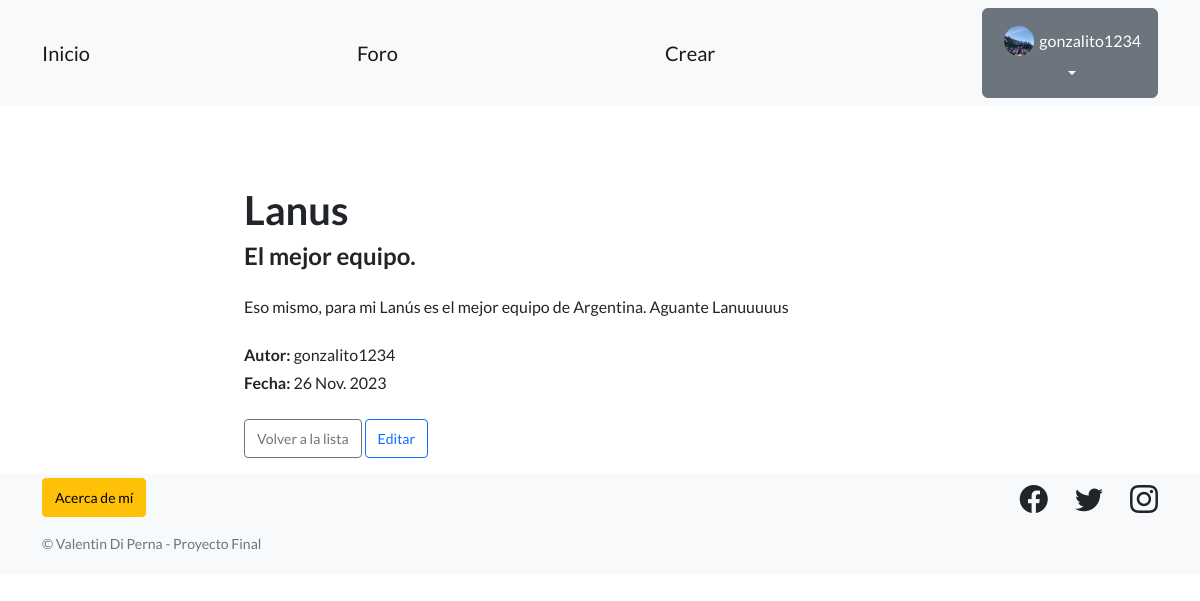
Page /pages/pageld/4/ (signed in) on the committed database.
### perfiles/models.py (models this page shows, shortened)
class Avatar(models.Model):
   user = models.OneToOneField(User, on_delete=models.CASCADE, null=True)
   imagen = models.ImageField(upload_to='avatares', null=True, blank=True)

### articulos/models.py (models this page shows, shortened)
class Articulo(models.Model):
    titulo = models.CharField(max_length=50)
    subtitulo = models.CharField(max_length=50)
    cuerpo = RichTextField()
    autor = models.ForeignKey(User, on_delete=models.SET_NULL, null=True)
    fecha = models.DateField(auto_now = True)
    destacado = models.BooleanField(default=False)

### articulos/views.py (the view)
# urls.py: path('pageld/<int:pk>/', ArticuloDetailView.as_view(), name='detalle_articulo'),
class ArticuloDetailView(DetailView):
    model = Articulo
    success_url = reverse_lazy('lista_articulos')

### articulos/templates/articulos/articulo_detail.html
{% extends "base.html" %}
{% block contenido %}
<div class="container mt-5">
  <div class="row">
      <div class="col-md-8 offset-md-2">
          <h1 class="post-heading">{{ object.titulo }}</h1>
          <h4 class="subheading">{{ object.subtitulo }}</h4>
          <div class="article-content mt-4">
              {{ object.cuerpo | safe }}
          </div>
          <div class="article-meta mt-4">
              <p class="mb-1"><strong>Autor:</strong> {{ object.autor }}</p>
              <p class="mb-0"><strong>Fecha:</strong> {{ object.fecha }}</p>
          </div>
          <div class="article-actions mt-4">
              <a href="{% url 'lista_articulos' %}" class="btn btn-outline-secondary btn-sm">Volver a la lista</a>
              <a href="{% url 'editar_articulo' object.id %}" class="btn btn-outline-primary btn-sm">Editar</a>
          </div>
      </div>
  </div>
</div>
{% endblock contenido %}

### templates_base/base.html (shortened to what this page needs)
{% load static %}
<!DOCTYPE html>
<html lang="en">
    <head>
        <link href="https://cdn.jsdelivr.net/npm/bootstrap-icons@1.5.0/font/bootstrap-icons.css" rel="stylesheet" type="text/css" />
        <link href="{% static 'css/styles.css' %}" rel="stylesheet" />
    </head>
    <body>
        <nav class="navbar navbar-expand-lg navbar-light bg-light static-top justify-content-center">
            <div class="container">
                <a class="navbar-brand" href="{% url 'inicio' %}">Inicio</a>
                <a class="navbar-brand" href="{% url 'lista_articulos' %}">Foro</a>
                <a class="navbar-brand" href="{% url 'crear_articulo' %}">Crear</a>
                {% if user.is_authenticated %}
                    <div class="dropdown">
                        <button class="btn btn-secondary dropdown-toggle" type="button" id="dropdownMenuButton1" data-bs-toggle="dropdown" aria-expanded="false">
                            <div class="d-flex align-items-center">
                                <img src="{{ user.avatar.imagen.url }}" style="width: 40px; height: 40px; object-fit: cover; border-radius: 50%; padding: 5px;">
                                <span>{{ user.username }}</span>
                            </div>
                        </button>
                    </div>
                {% else %}
                    <div class="d-flex">
                        <a class="btn btn-primary me-2" href="{% url 'login' %}">Iniciar Sesión</a>
                        <a class="btn btn-success" href="{% url 'registro' %}">Registro</a>
                    </div>
                {% endif %}
            </div>
        </nav>
        <section style="padding: 2rem 3rem 1rem;">
            {% block contenido %}
            {% endblock contenido %}
        </section>
        <footer class="footer bg-light py-1">
            <div class="container">
                <div class="row">
                    <div class="col-lg-6 text-center text-lg-start mb-4 mb-lg-0">
                        <ul class="list-inline">
                            <li class="list-inline-item">
                                <a class="btn btn-warning btn-sm" href="{% url 'about_me' %}">
                                    Acerca de mí
                                </a>
                            </li>
                        </ul>
                        <p class="text-muted small">&copy; Valentin Di Perna - Proyecto Final</p>
                    </div>
                    <div class="col-lg-6 text-center text-lg-end">
                        <ul class="list-inline mb-0">
                            <li class="list-inline-item me-4">
                                <a class="text-dark" href="https://www.facebook.com/Coderhouse/"><i class="bi-facebook fs-3"></i></a>
                            </li>
                            <li class="list-inline-item me-4">
                                <a class="text-dark" href="https://twitter.com/coderhouse"><i class="bi-twitter fs-3"></i></a>
                            </li>
                            <li class="list-inline-item">
                                <a class="text-dark" href="https://www.instagram.com/coderhouse"><i class="bi-instagram fs-3"></i></a>
                            </li>
                        </ul>
                    </div>
                </div>
            </div>
        </footer>
    </body>
</html>

### rows in the picture
Articulo: titulo "Lanus", subtitulo "El mejor equipo.", cuerpo "Eso mismo, para mi Lanús es el mejor equipo de Argentina. Aguante Lanuuuuus", autor "gonzalito1234", fecha "26 Nov. 2023"

### other values in the picture
{{ user.username }} "gonzalito1234"
